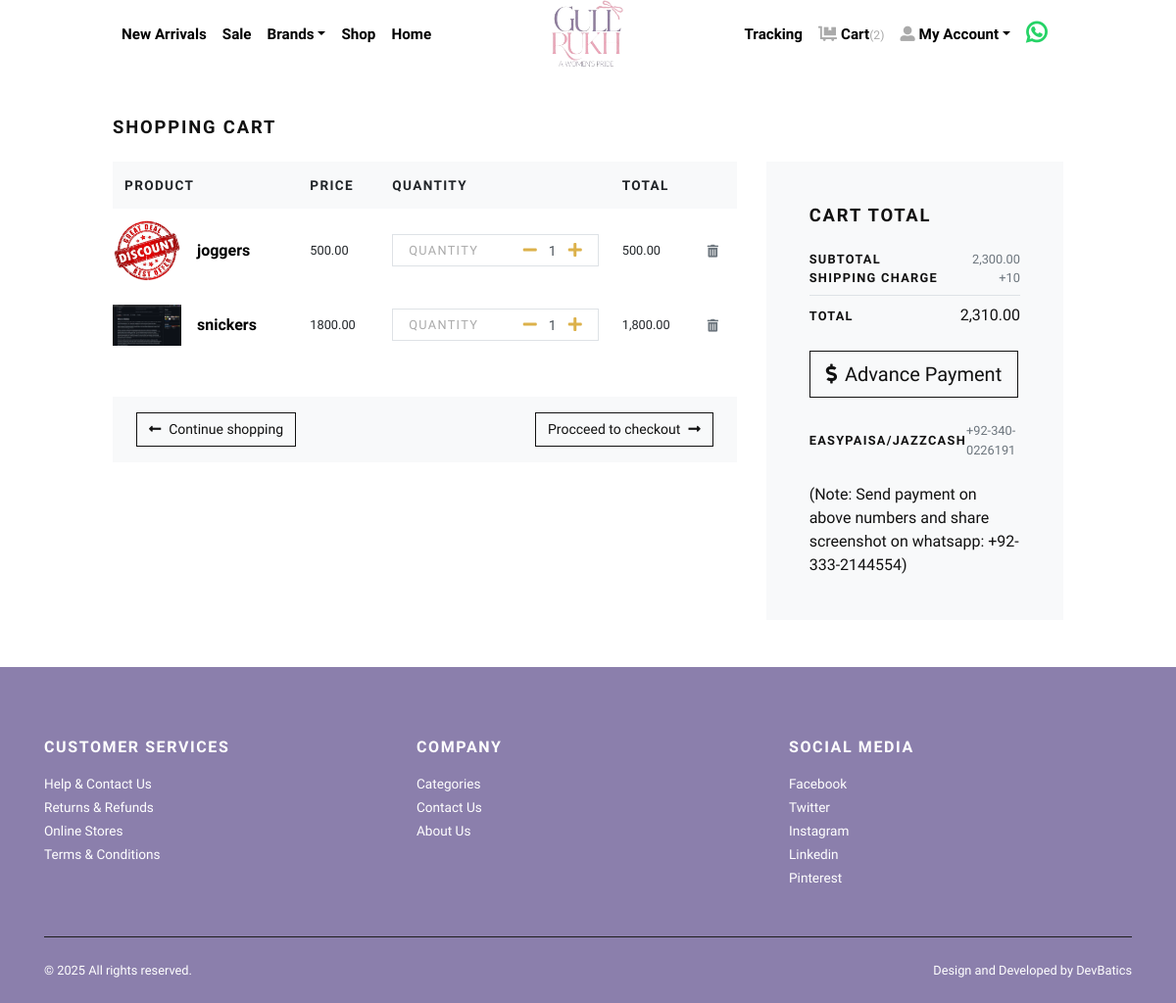
The app's page /cart/ (signed in) with its own data.
### store/models.py (models this page shows, shortened)
class Cart(models.Model):
    user = models.ForeignKey(User, verbose_name="User", on_delete=models.CASCADE,default=False)
    product = models.ForeignKey(Product, verbose_name="Product", on_delete=models.CASCADE)
    quantity = models.PositiveIntegerField(default=1, verbose_name="Quantity")
    created_at = models.DateTimeField(auto_now_add=True, verbose_name="Created Date")
    @property
    def total_price(self):
        return self.quantity * self.product.price

class Product(models.Model):
    category = models.ForeignKey(Category, verbose_name="Product Categoy", on_delete=models.CASCADE)
    basetype = models.ForeignKey(BaseType, verbose_name="Base Type", on_delete=models.CASCADE,default=False)
    title = models.CharField(max_length=150, verbose_name="Product Title")
    quantity = models.CharField(max_length=255,default=False)
    length = models.CharField(max_length=255,default=False)
    width = models.CharField(max_length=255,default=False)
    short_description = models.TextField(verbose_name="Short Description")
    detail_description = models.TextField(blank=True, null=True, verbose_name="Detail Description")
    product_image = models.ImageField(upload_to='product', blank=True, null=True, verbose_name="Product Image")
    price = models.DecimalField(max_digits=8, decimal_places=2)
    is_active = models.BooleanField(verbose_name="Is Active?")
    is_featured = models.BooleanField(verbose_name="Is Featured?")
    new_arrival = models.BooleanField(default=False)
    sale = models.BooleanField(default=False)
    created_at = models.DateTimeField(auto_now_add=True, verbose_name="Created Date")
    class Meta:
        verbose_name_plural = 'Products'
        ordering = ('-created_at', )

### store/views.py (the view)
# urls.py: path('cart/', views.cart, name="cart"),
@login_required
def cart(request):
    user = request.user
    cart_products = Cart.objects.filter(user=user)
    amount = decimal.Decimal(0)
    shipping_amount = decimal.Decimal(10)
    cp = [p for p in Cart.objects.all() if p.user==user]
    if cp:
        for p in cp:
            temp_amount = (p.quantity * p.product.price)
            amount += temp_amount
    addresses = Address.objects.filter(user=user)
    context = {
        'cart_products': cart_products,
        'amount': amount,
        'shipping_amount': shipping_amount,
        'total_amount': amount + shipping_amount,
        'addresses': addresses,
    }
    return render(request, 'store/cart.html', context)

### store/context_preprocessors.py (called while the page is built)
def store_menu(request):
    categories = Category.objects.filter(is_active=True)
    brands = Brand.objects.all()
    context = {
        'categories_menu': categories,
        'brands':brands,
    }
    return context

def cart_menu(request):
    if request.user.is_authenticated:
        cart_items= Cart.objects.filter(user=request.user)
        context = {
            'cart_items': cart_items,
        }
    else:
        context = {}
    return context

### templates/store/cart.html (shortened to what this page needs)
{% extends 'base.html' %}
{% load static %}
{% load humanize %}
    {% block content %}
      <div class="container col-md-10">
        {% if cart_products %}
        <section class="py-5">
          <h2 class="h5 text-uppercase mb-4">Shopping cart</h2>
          <div class="row">
            <div class="col-lg-8 mb-4 mb-lg-0">
              <div class="table-responsive mb-4">
                <table class="table">
                  <thead class="bg-light">
                    <tr>
                      <th class="border-0" scope="col"> <strong class="text-small text-uppercase">Product</strong></th>
                      <th class="border-0" scope="col"> <strong class="text-small text-uppercase">Price</strong></th>
                      <th class="border-0" scope="col"> <strong class="text-small text-uppercase">Quantity</strong></th>
                      <th class="border-0" scope="col"> <strong class="text-small text-uppercase">Total</strong></th>
                      <th class="border-0" scope="col"> </th>
                    </tr>
                  </thead>
                  <tbody>
                    {% for cart_product in cart_products %}
                    <tr>
                      <th class="pl-0 border-0" scope="row">
                        <div class="media align-items-center">
                          {% if cart_product.product.product_image %}
                            <a class="reset-anchor d-block animsition-link" href="{% url 'store:product_detail' cart_product.product.id %}"><img src="{{cart_product.product.product_image.url}}" alt="{{cart_product.product.title}}" width="70"/></a>
                          {% else %}
                            <a class="reset-anchor d-block animsition-link" href="{% url 'store:product_detail' cart_product.product.id %}"><img src="{% static 'img/product-detail-3.jpg' %}" alt="{{cart_product.product.title}}" width="70"/></a>
                          {% endif %}
                          <div class="media-body ml-3"><strong class="h6"><a class="reset-anchor animsition-link" href="{% url 'store:product_detail' cart_product.product.id %}">{{cart_product.product.title}}</a></strong></div>
                        </div>
                      </th>
                      <td class="align-middle border-0">
                        <p class="mb-0 small">{{cart_product.product.price}}</p>
                      </td>
                      <td class="align-middle border-0">
                        <div class="border d-flex align-items-center justify-content-between px-3"><span class="small text-uppercase text-gray headings-font-family">Quantity</span>
                          <div class="quantity">
                            <a href="{% url 'store:minus-cart' cart_product.id %}" class="dec-btn p-0 ml-2"><i class="fas fa-minus"></i></a>
                            <input class="form-control form-control-sm border-0 shadow-0 p-0" type="text" value="{{cart_product.quantity}}"/>
                            <a href="{% url 'store:plus-cart' cart_product.id %}" class="inc-btn p-0"><i class="fas fa-plus"></i></a>
                          </div>
                        </div>
                      </td>
                      <td class="align-middle border-0">
                        <p class="mb-0 small">{{cart_product.total_price|intcomma}}</p>
                      </td>
                      <td class="align-middle border-0"><a class="reset-anchor" href="{% url 'store:remove-cart' cart_product.id %}"><i class="fas fa-trash-alt small text-muted"></i></a></td>
                    </tr>
                    {% endfor %}
                  </tbody>
                </table>
              </div>
              <div class="bg-light px-4 py-3">
                <div class="row align-items-center text-center">
                  <div class="col-md-6 mb-3 mb-md-0 text-md-left"><a class="btn btn-outline-dark btn-sm" href="{% url 'store:home' %}"><i class="fas fa-long-arrow-alt-left mr-2"> </i>Continue shopping</a></div>
                  <div class="col-md-6 text-md-right"><a class="btn btn-outline-dark btn-sm" href="{% url 'store:checkoutPage'%}">Procceed to checkout<i class="fas fa-long-arrow-alt-right ml-2"></i></a></div>
                </div>
              </div>
            </div>
            <div class="col-lg-4">
              <div class="card border-0 rounded-0 p-lg-4 bg-light">
                <div class="card-body">
                  <h5 class="text-uppercase mb-4">Cart total</h5>
                  <ul class="list-unstyled mb-0">
                    <li class="d-flex align-items-center justify-content-between"><strong class="text-uppercase small font-weight-bold">Subtotal</strong><span class="text-muted small">{{amount|intcomma}}</span></li>
                    <li class="d-flex align-items-center justify-content-between"><strong class="text-uppercase small font-weight-bold">Shipping Charge</strong><span class="text-muted small">+{{shipping_amount}}</span></li>
                    <li class="border-bottom my-2"></li>
                    <li class="d-flex align-items-center justify-content-between mb-4"><strong class="text-uppercase small font-weight-bold">Total</strong><span>{{total_amount|intcomma}}</span></li>
                  </ul>
                  <form action="{% url 'store:checkout' %}" id="myform">
                    <button type="button" class="btn btn-dark btn-lg btn-outline-dark"> <i class="fas fa-dollar-sign mr-2"></i>Advance Payment</button>
                      <br><br>
                    <ul class="list-unstyled mb-0">
                    <li class="d-flex align-items-center justify-content-between"><strong class="text-uppercase small font-weight-bold">Easypaisa/JazzCash</strong><span class="text-muted small">+92-340-0226191</span></li>
                    </ul>
                      <br>
                    <ul class="list-unstyled mb-0">
                      <li class="d-flex align-items-left">(Note: Send payment on above numbers and share screenshot on whatsapp: +92-333-2144554)</li>
                    </ul>
                  </form>
                </div>
              </div>
            </div>
          </div>
        </section>
        {% else %}
          <div class="text-center py-5">
            <h3 class="mb-3">Your cart is empty.</h3>
            <a href="{% url 'store:home' %}"><i class="fas fa-long-arrow-alt-left mr-2"> </i>Continue shopping</a>
          </div>
        {% endif %}
      </div>
      {% endblock content %}

### static/css/style.default.css (style rules this page uses)
.text-small { font-size: 0.85rem !important; }
.text-gray { color: #aaa !important; }
strong { font-weight: 700; }
.quantity { display: -ms-flexbox; display: flex; -ms-flex-align: center; align-items: center; font-family: inherit; }
.quantity input { width: 2rem; text-align: center; }
.text-uppercase { text-transform: uppercase; letter-spacing: 0.1em; }
.border { border: 1px solid #dee2e6 !important; }
.shadow-0 { box-shadow: none !important; }
.reset-anchor { color: inherit; transition: all 0.3s; color: #000; }
.headings-font-family { font-family: inherit !important; }
.btn { font-weight: 400; border: 1px solid transparent; font-family: inherit; padding: 0.375rem 1.5rem; font-size: 1rem; line-height: 1.5; border-radius: 0; transition: color 0.15s ease-in-out, background-color 0.15s ease-in-out, border-color 0.15s ease-in-out, box-shadow 0.15s ease-in-out; }
.btn-dark { color: #fff; background-color: #5c63a4; border-color: #5c63a4; }
.btn-outline-dark { color: #111111; background-color: transparent; background-image: none; border-color: #111111; }
.btn-lg { padding: 0.5rem 1rem; font-size: 1.25rem; line-height: 1.5; border-radius: 0; }
.btn-sm { padding: 0.375rem 0.75rem; font-size: 0.875rem; line-height: 1.5; border-radius: 0; }
body { font-family: "Libre Franklin", sans-serif; font-size: 1rem; font-weight: 400; line-height: 1.5; color: #111111; background-color: #fff; }
a { color: #dcb14a; text-decoration: none; }
h1, h2, h3, h4, h5, h6, .h1, .h2, .h3, .h4, .h5, .h6 { margin-bottom: 0.5rem; font-family: inherit; font-weight: 900; line-height: 1.2; color: inherit; }
h2, .h2 { font-size: 1.9rem; }
h5, .h5 { font-size: 1.15rem; }
h6, .h6 { font-size: 1rem; }
small, .small { font-size: 80%; font-weight: 400; }
.bg-light { background-color: #f8f9fa !important; }
.form-control { padding: 0.375rem 0.75rem; font-size: 1rem; line-height: 1.5; color: #495057; background-color: #fff; border: 1px solid #ced4da; border-radius: 0; transition: border-color 0.15s ease-in-out, box-shadow 0.15s ease-in-out; }
.form-control::placeholder { color: #adb5bd; font-size: 0.85rem; font-weight: 400; }
.form-control-sm { padding: 0.25rem 0.5rem; font-size: 0.875rem; line-height: 1.5; border-radius: 0; }
.card { background-color: #fff; border: 1px solid rgba(17, 17, 17, 0.125); border-radius: 0; }
.card-body { padding: 1.25rem; }

### records on screen
Cart: product.product_image (picture), product "joggers", product.price "500.00", quantity "1", total_price "500.00"
Cart: product.product_image (picture), product "snickers", product.price "1800.00", quantity "1", total_price "1,800.00"

### other values on screen
{{ cart_items.count }} "2"
{{ amount|intcomma }} "2,300.00"
{{ shipping_amount }} "10"
{{ total_amount|intcomma }} "2,310.00"
